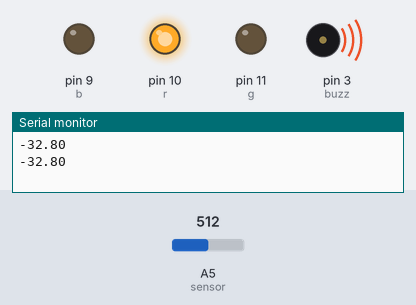
A sketch run on a simulated Arduino Uno, built with avr-gcc and run on an emulated ATmega328P. Parts: output pins drawn as LEDs (lit = HIGH), buzzer (waves = sounding), the last lines printed to the serial monitor. The test bench sets the inputs (shaded band); at power-on: A5 (sensor) = 512.

Above: at 1.8 s.
1.9 s: A5 (sensor) set to 870
4.2 s: A5 (sensor) set to 899
At 7.1 s:
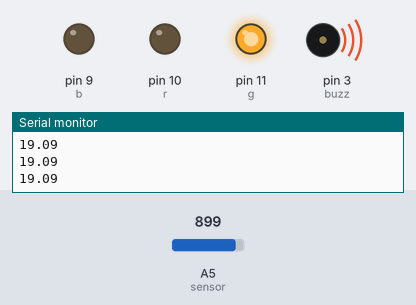
7.5 s: A5 (sensor) set to 935
At 9.4 s:
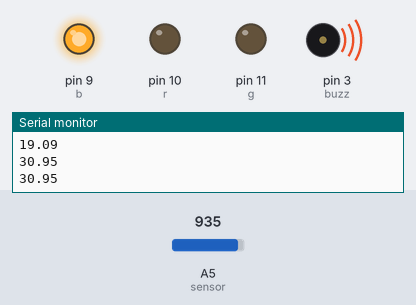
10.5 s: A5 (sensor) set to 900
At 13.0 s:
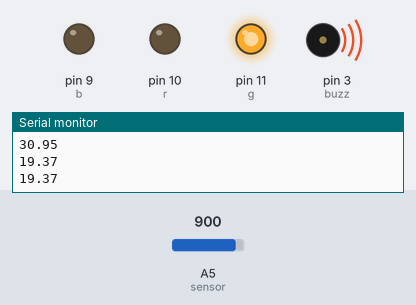
13.5 s: A5 (sensor) set to 1023
At 15.4 s:
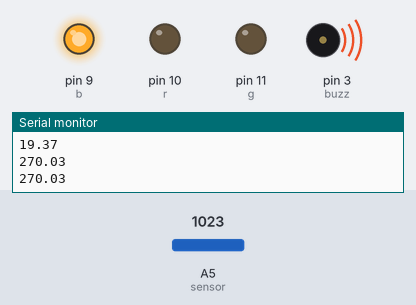
Timing chart, 0 to 16.9 s (numbered marks = the images above; inputs shaded):
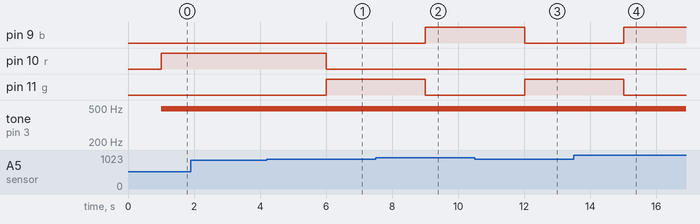

Measured:
- the behaviour switches between 883 and 884 on A5 (sensor) (found by bisection; images 0 and 1)
- the behaviour switches between 918 and 919 on A5 (sensor) (found by bisection; images 1 and 2)
- after the input at 4.2 s, pin 10 (r): HIGH → LOW after 1.8 s; pin 11 (g): LOW → HIGH after 1.8 s
- after the input at 7.5 s, pin 9 (b): LOW → HIGH after 1.5 s; pin 11 (g): HIGH → LOW after 1.5 s
- after the input at 10.5 s, pin 9 (b): HIGH → LOW after 1.5 s; pin 11 (g): LOW → HIGH after 1.5 s
- after the input at 13.5 s, pin 9 (b): LOW → HIGH after 1.5 s; pin 11 (g): HIGH → LOW after 1.5 s

The sketch:

practica_sensor_temp.ino
```cpp
#include <math.h>
int b=9;
int r=10;
int g=11;
int sensor=A5;
int valor;
double temp;
int buzz=3;

void setup() {
  pinMode(r,OUTPUT);
  pinMode (g,OUTPUT);
  pinMode(b,OUTPUT);
  pinMode(buzz,OUTPUT);
  Serial.begin(9600);

}

void loop() {
 valor=analogRead(sensor);
 temp = log(10000.0*((1024.0/valor-1)));
  temp = 1 / (0.001129148 +(0.000234125 + (0.000000087676741 * temp * temp)) * temp);
  temp -= 330.95;
  Serial.println(temp);
 delay(1000);

 double t=temp;

   if (temp<=15){
    analogWrite(r,255);
    analogWrite(g,0);
    analogWrite(b,0);
     analogWrite(buzz,HIGH);

   }
  else if (temp>15&& temp<=25 ){
    analogWrite(r,0);
    analogWrite(g,255);
    analogWrite(b,0);
     analogWrite(buzz,LOW);

  }else if ( temp>25 ){
    analogWrite(r,0);
    analogWrite(g,0);
    analogWrite(b,255);
    analogWrite(buzz,LOW);
  }
}
```
